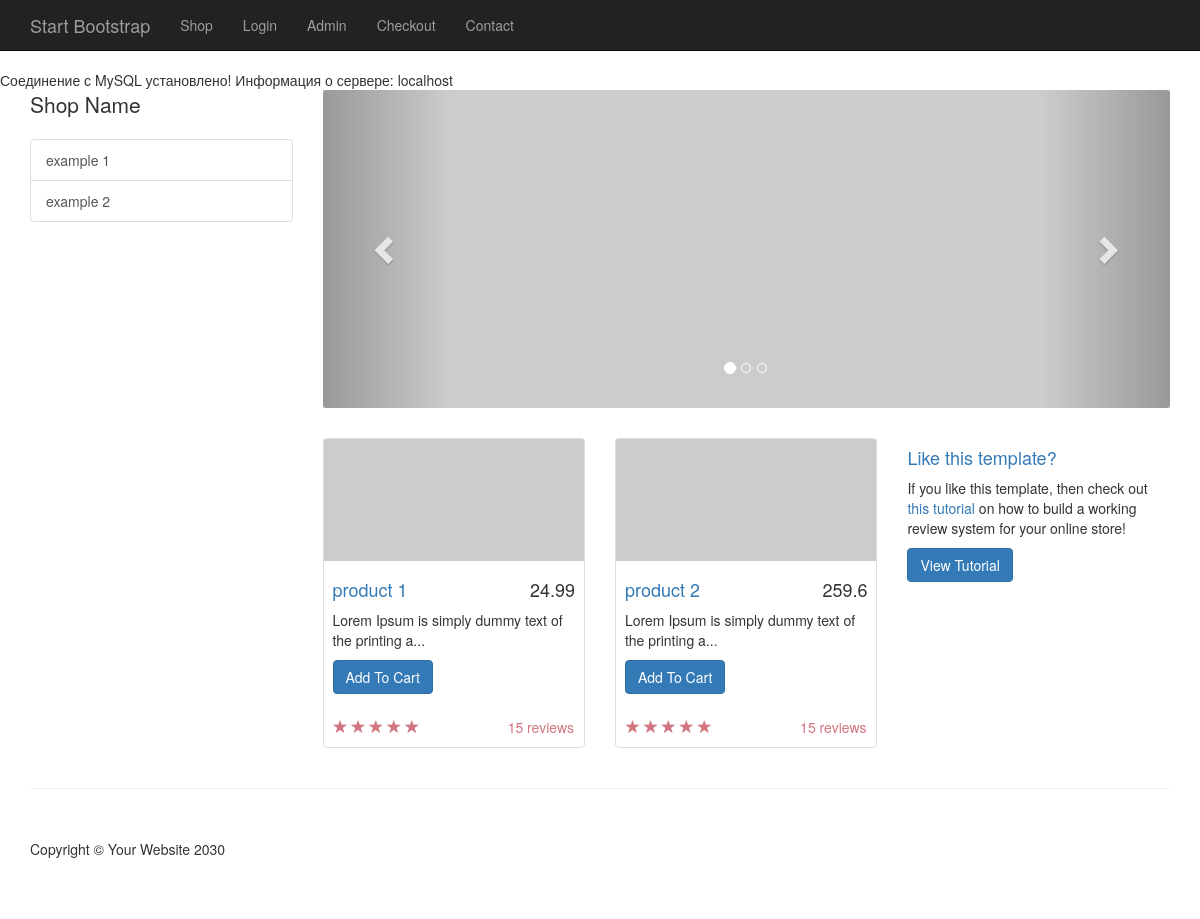
The page / on the database its author committed.
### tables this page shows
CREATE TABLE `categories` (
  `cat_id` int(11) NOT NULL,
  `cat_title` varchar(255) NOT NULL
);

CREATE TABLE `products` (
  `product_id` int(11) NOT NULL,
  `product_title` varchar(255) NOT NULL,
  `product_category_id` int(11) NOT NULL,
  `product_price` float NOT NULL,
  `product_description` text NOT NULL,
  `short_desc` text NOT NULL,
  `product_image` varchar(255) NOT NULL
);

### resources/config.php (called while the page is built, shortened)
<?php
$connection = mysqli_connect(DB_HOST,DB_USER,DB_PASS,DB_NAME);
require_once("functions.php");
?>

### resources/functions.php (the view, shortened to what this page needs)
<?php
if (!$connection) {
	echo "Ошибка: Невозможно установить соединение с MySQL." . PHP_EOL;
	echo "Код ошибки errno: " . mysqli_connect_errno() . PHP_EOL;
	echo "Текст ошибки error: " . mysqli_connect_error() . PHP_EOL;
	exit;
} else {
	echo "Информация о сервере: " . mysqli_get_host_info($connection) . PHP_EOL;
}
function query($sql)
{
	global $connection;
	return mysqli_query($connection, $sql);
}
function fetch_array($result)
{
	return mysqli_fetch_array($result);
}
function get_products()
{
	$query = query("SELECT * FROM products");
	while ($row = fetch_array($query)) {
		$out_descr = strlen($row['product_description']) > 50 ? substr($row['product_description'], 0, 50) . "..." : $row['product_description'];
		$product = <<<DELIMETER
<div class="col-sm-4 col-lg-4 col-md-4">
<div class="thumbnail">
    <a href="item.php?id={$row['product_id']}"><img src="{$row['product_image']}" alt=""></a>
    <div class="caption">
        <h4 class="pull-right">{$row['product_price']}</h4>
        <h4><a href="item.php?id={$row['product_id']}">{$row['product_title']}</a>
        </h4>
        <p>{$out_descr}</p>
        <a class="btn btn-primary" target="_blank" href="item.php?id={$row['product_id']}">Add To Cart</a>
    </div>
    <div class="ratings">
        <p class="pull-right">15 reviews</p>
        <p>
            <span class="glyphicon glyphicon-star"></span>
            <span class="glyphicon glyphicon-star"></span>
            <span class="glyphicon glyphicon-star"></span>
            <span class="glyphicon glyphicon-star"></span>
            <span class="glyphicon glyphicon-star"></span>
        </p>
    </div>
</div>
</div>
DELIMETER;
		echo $product;
	}
}
function get_categories()
{
	$query =  query("SELECT * FROM categories");
	while ($row = fetch_array($query)) {
		$categories_links = <<<DELIMETER
<a href='category.php?id={$row['cat_id']}' class='list-group-item'>{$row['cat_title']}</a>
DELIMETER;
		echo $categories_links;
	}
}

### resources/templates/front/header.php (shortened to what this page needs)
<!DOCTYPE html>
<html lang="en">
<head>
    <link href="css/bootstrap.min.css" rel="stylesheet">
    <link href="css/shop-homepage.css" rel="stylesheet">
    <link href="css/styles.css" rel="stylesheet">
</head>
<body>
    <nav class="navbar navbar-inverse navbar-fixed-top" role="navigation">
    <?php include(TEMPLATE_FRONT . DS . "top_nav.php") ?>
    </nav>

### resources/templates/front/top_nav.php (shortened to what this page needs)
<div class="container">
            <div class="navbar-header">
                <a class="navbar-brand" href="index.html">Start Bootstrap</a>
            </div>
            <div class="collapse navbar-collapse" id="bs-example-navbar-collapse-1">
                <ul class="nav navbar-nav">
                    <li>
                        <a href="shop.php">Shop</a>
                    </li>
                    <li>
                        <a href="login.php">Login</a>
                    </li>
                    <li>
                        <a href="admin">Admin</a>
                    </li>
                     <li>
                        <a href="checkout.html">Checkout</a>
                    </li>
                    <li>
                        <a href="contact.html">Contact</a>
                    </li>
                </ul>
            </div>
        </div>

### public/index.php
<?php require_once("../resources/config.php")?>
<?php include(TEMPLATE_FRONT . DS . "header.php") ?>
    <div class="container">
        <div class="row">
            <?php include(TEMPLATE_FRONT . DS . "side_nav.php") ?>
            <div class="col-md-9">
                <div class="row carousel-holder">
                    <div class="col-md-12">
                        <?php include(TEMPLATE_FRONT . DS . "slider.php") ?>
                    </div>
                </div>
                <div class="row">
                    <?php get_products();?>
                    <div class="col-sm-4 col-lg-4 col-md-4">
                        <h4><a href="#">Like this template?</a>
                        </h4>
                        <p>If you like this template, then check out <a target="_blank" href="http://maxoffsky.com/code-blog/laravel-shop-tutorial-1-building-a-review-system/">this tutorial</a> on how to build a working review system for your online store!</p>
                        <a class="btn btn-primary" target="_blank" href="http://maxoffsky.com/code-blog/laravel-shop-tutorial-1-building-a-review-system/">View Tutorial</a>
                    </div>
                </div>
            </div>
        </div>
    </div>
    <?php include(TEMPLATE_FRONT . DS . "footer.php") ?>

### resources/templates/front/side_nav.php
<div class="col-md-3">
    <p class="lead">Shop Name</p>
    <div class="list-group">
    <?php
        get_categories();
    ?>
    </div>
</div>

### resources/templates/front/slider.php (shortened to what this page needs)
<div id="carousel-example-generic" class="carousel slide" data-ride="carousel">
    <ol class="carousel-indicators">
        <li data-target="#carousel-example-generic" data-slide-to="0" class="active"></li>
        <li data-target="#carousel-example-generic" data-slide-to="1"></li>
        <li data-target="#carousel-example-generic" data-slide-to="2"></li>
    </ol>
    <div class="carousel-inner">
        <div class="item active">
            <img class="slide-image" src="http://placehold.it/800x300" alt="">
        </div>
    </div>
    <a class="left carousel-control" href="#carousel-example-generic" data-slide="prev">
        <span class="glyphicon glyphicon-chevron-left"></span>
    </a>
    <a class="right carousel-control" href="#carousel-example-generic" data-slide="next">
        <span class="glyphicon glyphicon-chevron-right"></span>
    </a>
</div>

### resources/templates/front/footer.php (shortened to what this page needs)
<div class="container">
        <hr>
        <footer>
            <div class="row">
                <div class="col-lg-12">
                    <p>Copyright &copy; Your Website 2030</p>
                </div>
            </div>
        </footer>
    </div>
</body>
</html>

### public/css/shop-homepage.css (style rules this page uses)
body { padding-top: 70px; }
.slide-image { width: 100%; }
.carousel-holder { margin-bottom: 30px; }
.carousel-control, .item { border-radius: 4px; }
.caption { height: 130px; overflow: hidden; }
.caption h4 { white-space: nowrap; }
.thumbnail img { width: 100%; }
.ratings { padding-right: 10px; padding-left: 10px; color: #d17581; }
.thumbnail { padding: 0; }
footer { margin: 50px 0; }

### public/css/styles.css (style rules this page uses)
.caption { height: 156px; }

### rows shown on the page
categories: cat_title "example 1"
categories: cat_title "example 2"
products: product_price "24.99", product_title "product 1", product_description "Lorem Ipsum is simply dummy text of the printing a..."
products: product_price "259.6", product_title "product 2", product_description "Lorem Ipsum is simply dummy text of the printing a..."

### other values the page prints
mysqli_get_host_info($connection) "localhost"
